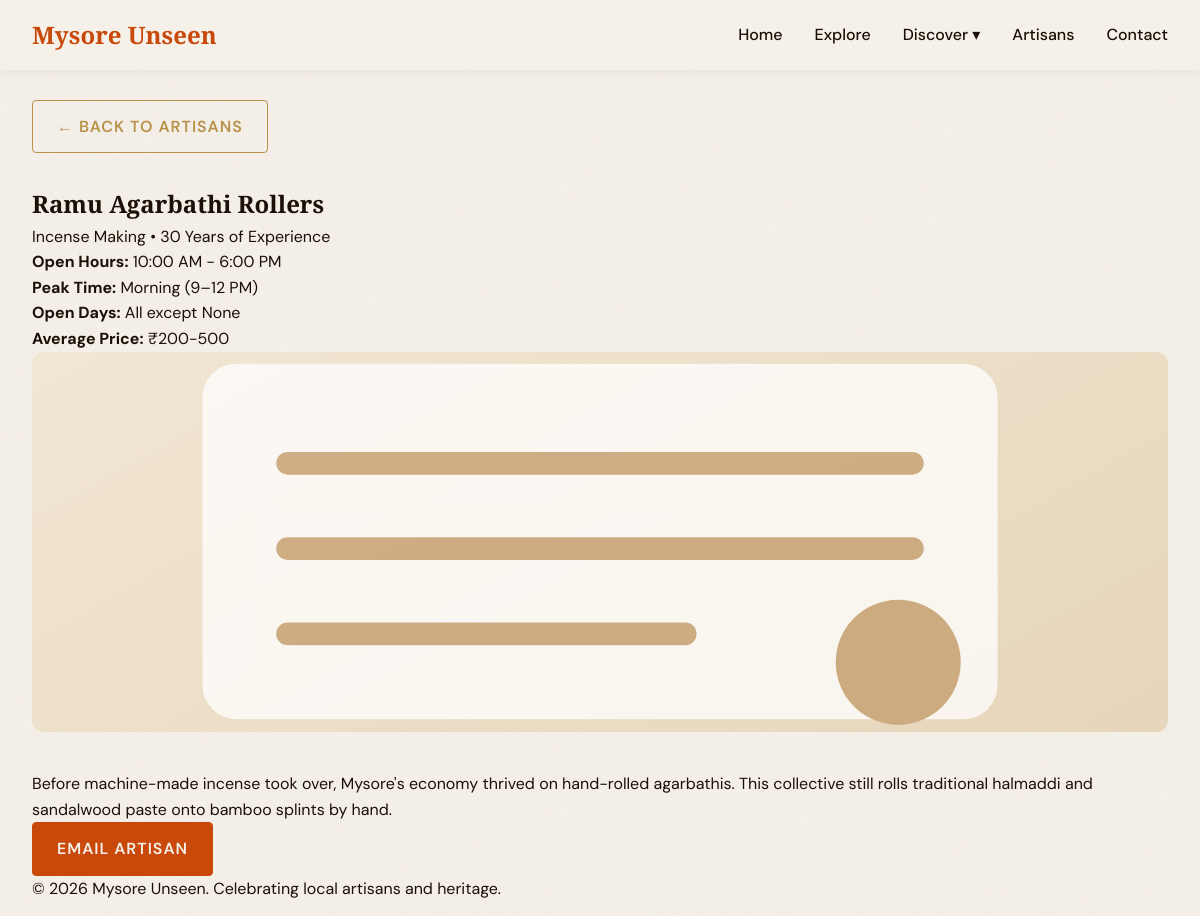
The app's page /artisans/6 with its own data.
### models.py (models this page shows, shortened)
class Artisan(db.Model):
    id = db.Column(db.Integer, primary_key=True)
    name = db.Column(db.String(100), nullable=False)
    craft = db.Column(db.String(100), nullable=False)
    years_experience = db.Column(db.Integer, nullable=False)
    short_bio = db.Column(db.String(200), nullable=False)
    bio = db.Column(db.Text, nullable=False)
    contact_email = db.Column(db.String(100), nullable=True)
    whatsapp = db.Column(db.String(20), nullable=True)
    image_url = db.Column(db.String(300), nullable=True)
    average_price = db.Column(db.String(50), nullable=True)
    closed_days = db.Column(db.String(100), nullable=True)
    rush_time = db.Column(db.String(100), nullable=True)
    bus_routes = db.Column(db.String(200), nullable=True)

### app.py (the view)
@app.route('/artisans/<int:artisan_id>')
def artisan_detail(artisan_id):
    artisan = Artisan.query.get_or_404(artisan_id)
    try:
        artisan.image_url = get_image(ARTISAN_IMAGES, artisan.name)
    except:
        artisan.image_url = DEFAULT_IMAGE
    return render_template('artisan_detail.html', artisan=artisan)

### image_data.py (called while the page is built)
def get_image(mapping, name):
    if not name:
        return DEFAULT_IMAGE
    name_lower = name.lower()
    for key, url in mapping.items():
        if key.lower() in name_lower or name_lower in key.lower():
            return url
    return DEFAULT_IMAGE

### templates/artisan_detail.html (shortened to what this page needs)
{% extends 'base.html' %}
{% block content %}
<section class="artisan-detail container fade-in" style="margin-top: 100px;">
    <a href="{{ url_for('artisans') }}" class="btn btn-secondary" style="margin-bottom: 2rem;">&larr; Back to Artisans</a>
    <div class="artisan-profile fade-in">
        <div class="artisan-header">
            <h1>{{ artisan.name }}</h1>
            <p class="artisan-meta">{{ artisan.craft }} &bull; {{ artisan.years_experience }} Years of Experience</p>
            <p><strong>Open Hours:</strong> 10:00 AM - 6:00 PM</p>
            <p><strong>Peak Time:</strong> {{ artisan.rush_time or '10:00 AM - 6:00 PM' }}</p>
            <p><strong>Open Days:</strong> {% if artisan.closed_days %}All except {{ artisan.closed_days }}{% else %}Daily{% endif %}</p>
            {% if artisan.average_price %}<p><strong>Average Price:</strong> {{ artisan.average_price }}</p>{% endif %}
        </div>
        {% if artisan.image_url %}
        <div style="margin-bottom: 2rem;">
            <img src="{{ artisan.image_url }}" alt="{{ artisan.name }}" style="width:100%; max-height: 380px; object-fit: cover; border-radius: 12px;" onerror="this.src='/static/images/placeholder.svg'">
        </div>
        {% endif %}
        <div class="artisan-bio">
            <p>{{ artisan.bio }}</p>
        </div>
        <div class="contact-links">
            {% if artisan.contact_email %}
            <a href="mailto:{{ artisan.contact_email }}" class="btn btn-primary">Email Artisan</a>
            {% endif %}
        </div>
    </div>
</section>
{% endblock %}

### static/style.css (style rules this page uses)
:root { --saffron: #C8490A; --ivory: #F5F0E8; --espresso: #1C0F06; --gold: #B8924A; --cream: #EDE4D3; --font-heading: 'Playfair Display', serif; --font-body: 'DM Sans', sans-serif; --transition: all 0.3s ease; }
* { margin: 0; padding: 0; box-sizing: border-box; }
body { font-family: var(--font-body); background-color: var(--ivory); color: var(--espresso); line-height: 1.6; overflow-x: hidden; display: flex; flex-direction: column; min-height: 100vh; }
h1, h2, h3, h4, h5, h6 { font-family: var(--font-heading); font-weight: 700; color: var(--espresso); }
a { text-decoration: none; color: inherit; }
.btn { display: inline-block; padding: 0.8rem 1.5rem; font-family: var(--font-body); font-weight: 600; text-transform: uppercase; letter-spacing: 1px; border: 1px solid var(--saffron); background: transparent; color: var(--saffron); cursor: pointer; transition: var(--transition); border-radius: 4px; }
.btn-primary { background: var(--saffron); color: var(--ivory); }
.btn-secondary { border-color: var(--gold); color: var(--gold); }
.container { max-width: 1200px; margin: 0 auto; padding: 0 2rem; }
section { padding: 5rem 0; }
.fade-in { opacity: 0; transform: translateY(20px); transition: opacity 0.6s ease-out, transform 0.6s ease-out; }
.fade-in.appear { opacity: 1; transform: translateY(0); }

### records on screen
Artisan: name "Ramu Agarbathi Rollers", craft "Incense Making", years_experience "30", rush_time "Morning (9–12 PM)", closed_days "None", average_price "₹200-500", bio "Before machine-made incense took over, Mysore's economy thrived on hand-rolled agarbathis. This collective still rolls traditional halmaddi and sandalwood paste onto bamboo splints by hand."
